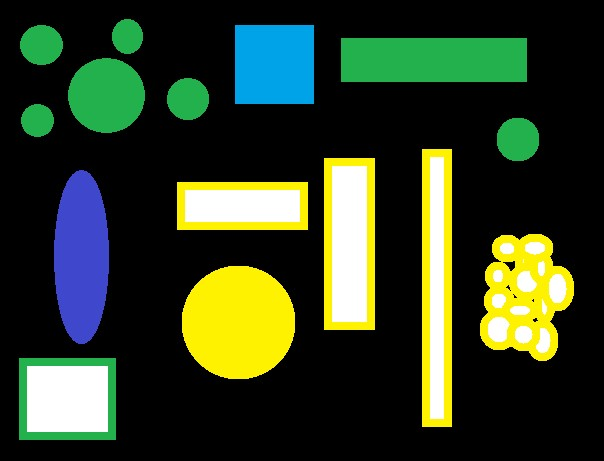
#> input picture Lynda/shapes.jpg, 604 x 461 px
$ python object_detection.py
#> lines starting #> are read from the running program, lines starting #| are printed output that depends on the picture; after the words box and inside, x2 and y2 are one past the last pixel; in counts of white or black regions, pixels touching at a corner belong together
import numpy as np
import cv2

bw = cv2.imread('shapes.jpg',0)
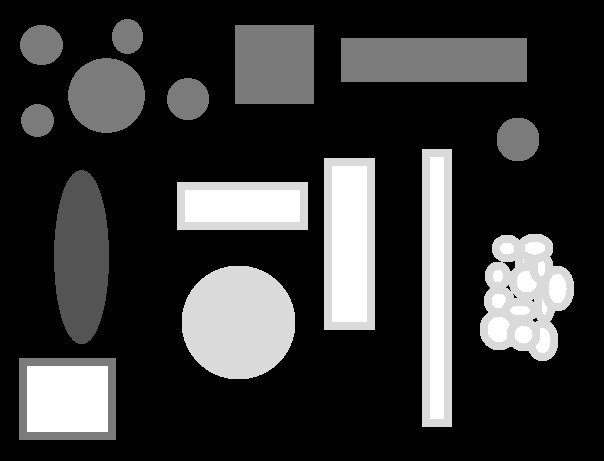
#> bw: shape (461, 604); min 0, max 255, mean 54.4

height, width = bw.shape[0:2]
#> height = 461; width = 604
cv2.imshow("Original BW", bw)


binary = np.zeros([height,width,1],'uint8')
thresh = 85
for row in range(0,height):
    for col in range(0,width):
        if bw[row][col] > thresh:
            binary[row][col] = 255
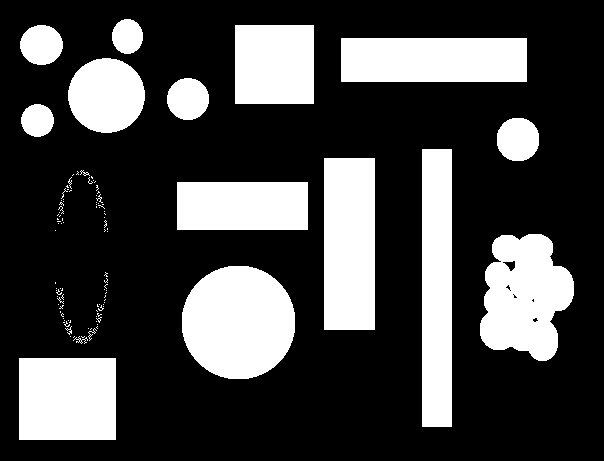
#> binary: shape (461, 604, 1); 27.1% white; 107 white regions (89 under 20 px), largest, box (x1, y1, x2, y2) and area: (182, 266, 295, 379) 10184, (324, 158, 375, 330) 8772, (480, 234, 574, 361) 8548


cv2.imshow("Slow Binary", binary)

ret, thresh = cv2.threshold(bw,thresh,255,cv2.THRESH_BINARY)
#> ret = 85
cv2.imshow("CV Thresh hold",thresh )

cv2.waitKey(0)
cv2.destroyAllWindows()
